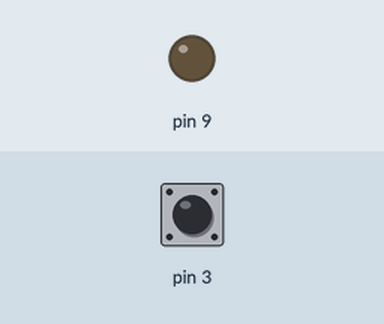
Recording of a sketch running on a simulated Arduino Uno, built with avr-gcc and run on an emulated ATmega328P. Shown: output pins drawn as LEDs (lit = HIGH). Dashed ring = blinking. The inputs (shaded band) are chosen by the test bench; at power-on: pin 3 LOW. What the sketch prints to the serial monitor is not drawn.

Above: at 1.2 s.
1.3 s: pin 3 driven HIGH
At 2.0 s:
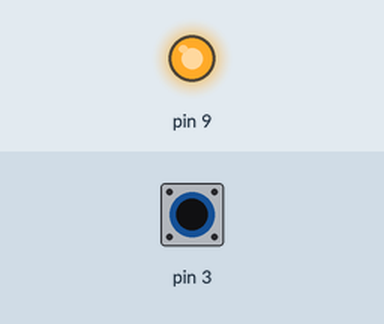
2.8 s: pin 3 driven LOW
At 3.3 s:
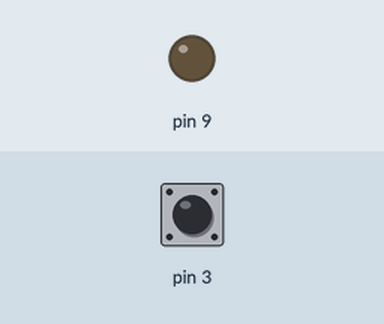
5.8 s: pin 3 pulsed HIGH 5 times (0.12 s each, 0.3 s apart)
At 5.86 s:
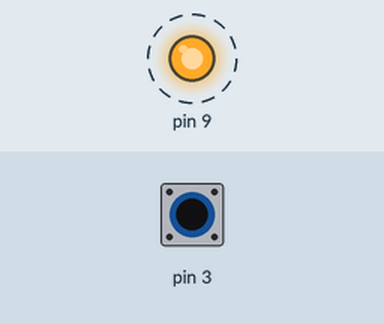
Timing chart, 0 to 8.8 s (numbered marks = the images above; inputs shaded):
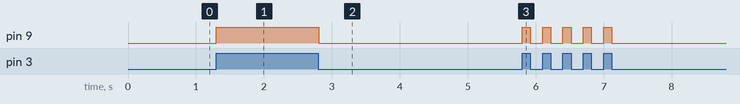

Measured:
- after the input at 1.3 s, pin 9: LOW → HIGH at once
- after the input at 2.8 s, pin 9: HIGH → LOW at once
- after the input at 5.8 s, pin 9: alternates HIGH for 0.12 s and LOW for 0.18 s, 10 changes in all, then stays LOW, starting at once

The sketch:

btn_LED.ino
```cpp
int btnState = 0;

void setup() {
  // put your setup code here, to run once:
  pinMode(3,INPUT);
  pinMode(9,OUTPUT);
  Serial.begin(9600);

}

void loop() {
  // put your main code here, to run repeatedly:
  btnState = digitalRead(3);

  if (btnState == HIGH)
{
  digitalWrite(9, HIGH);
  Serial.println("HIGH");
}else
{
  digitalWrite(9, LOW);
Serial.println("LOW");
}
}
```
